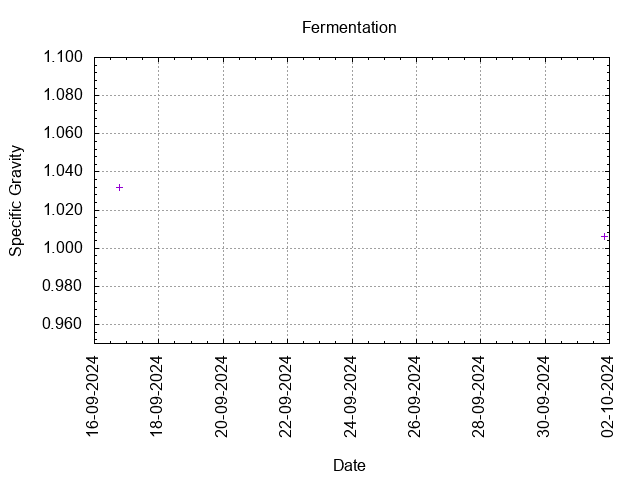

Source code (gnuplot):
# setup graph
set term png
output_file = "gravity.png"
set output output_file
set title "Fermentation"
set style data points
set ylabel "Specific Gravity"
set format y "%.3f"
set yrange [0.95:1.1]
set grid y
set ytics 0.02
set mytics 5
set xlabel "Date" offset 0,-4
set grid x
set xtics offset 0,-4.5 rotate by 90
set autoscale x
set xdata time
set timefmt "%d-%m-%Y  %H:%M"
set format x "%d-%m-%Y"
plot "fermentation.data" using 1:5 pt 1 ps 1 title ""
# set output back to default
set output
# reset terminal type
set terminal pop
